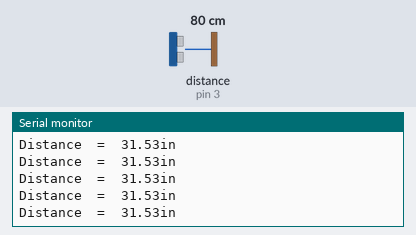
Bench run of a sketch on a simulated Arduino Uno, built with avr-gcc and run on an emulated ATmega328P. Parts: the last lines printed to the serial monitor. Wiring (inferred from the names in the program): ultrasonic range finder: trigger pin 2; echo pin 3. The inputs (shaded band) are chosen by the test bench; at power-on: distance to the obstacle (sensor on pin 3) 80 cm. The echo pulse lasts 58.3 µs per cm.

Above: at 1.2 s.
1.3 s: distance to the obstacle (sensor on pin 3) set to 2 cm
At 1.38 s:
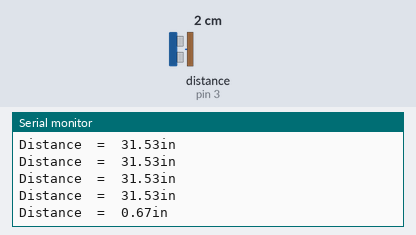
2.8 s: distance to the obstacle (sensor on pin 3) set to 35 cm
At 2.8 s:
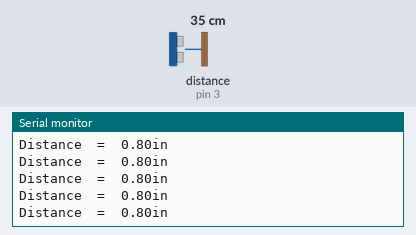
5.8 s: distance to the obstacle (sensor on pin 3) set to 250 cm
At 5.9 s:
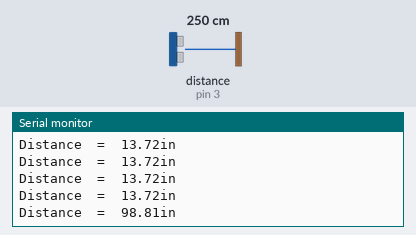
11.8 s: distance to the obstacle (sensor on pin 3) set to 35 cm
At 11.9 s:
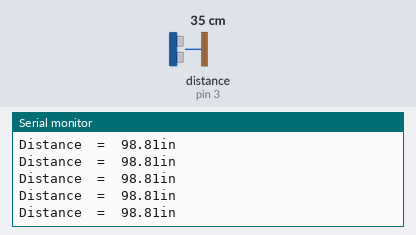
Timing chart, 0 to 14.8 s (numbered marks = the images above; inputs shaded):
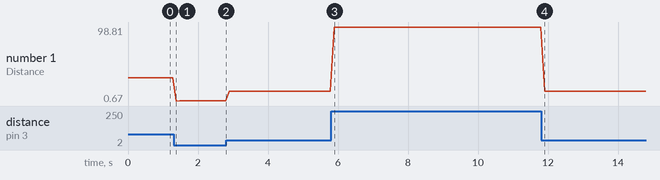

The sketch:

ESP_Sensor_Base_Code.ino
```cpp
const int TrigPin = 2;
const int EchoPin = 3;
float cm;
float in;
void setup()
{
Serial.begin(9600);
pinMode(TrigPin, OUTPUT);
pinMode(EchoPin, INPUT);
}
void loop()
{
digitalWrite(TrigPin, LOW);
delayMicroseconds(2);
digitalWrite(TrigPin, HIGH);
delayMicroseconds(10);
digitalWrite(TrigPin, LOW);
cm = pulseIn(EchoPin, HIGH) / 58.0; //The echo time is converted into cm
in = cm *.393701;
in = (int(in * 100.0)) / 100.0; //Keep two decimal places
Serial.print("Distance\t=\t");
Serial.print(in);
Serial.print("in");
Serial.println();
delay(100);
}
```

Measured:
- after the input at 1.3 s, the serial monitor: prints a new line after 0.08 s (image 1)
- after the input at 5.8 s, the serial monitor: prints a new line after 0.10 s (image 3)
- plotted number 1: 31.53 → 0.8 after the input at 1.3 s, 0.8 → 13.72 after the input at 2.8 s, 13.72 → 98.81 after the input at 5.8 s, 98.81 → 13.72 after the input at 11.8 s
